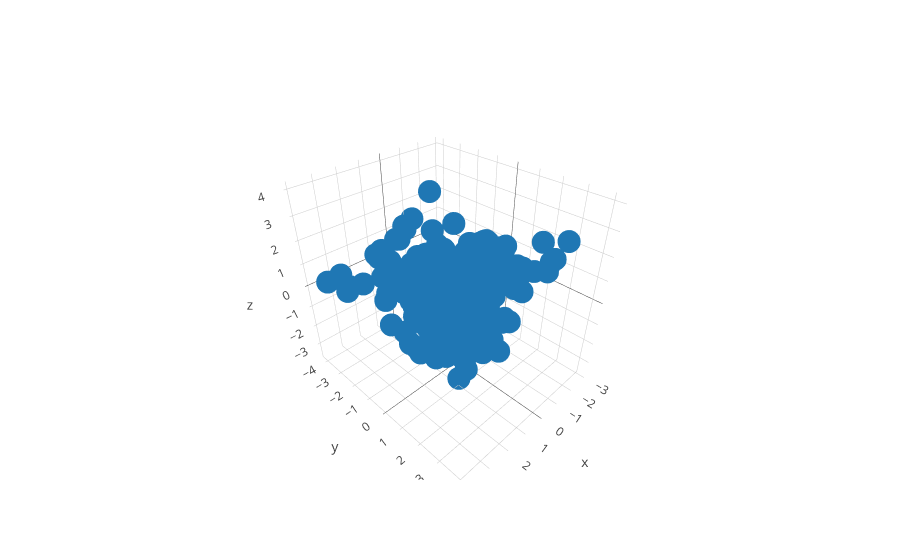

The notebook cell this image was saved under:
### Code cell
from sklearn.decomposition import PCA

## pca 3 component

pca = PCA(n_components=3)
pca.fit(normalized_pca_data)
PCA(copy=True, iterated_power='auto', n_components=3, random_state=None,
  svd_solver='auto', tol=0.0, whiten=False)
print(pca.explained_variance_ratio_)  
print(pca.singular_values_)  

pca_3 = pca.transform(normalized_pca_data)


data = [go.Scatter3d(x=pca_3[:,0],
                     y=pca_3[:,1],
                     z=pca_3[:,2],
                    mode = 'markers'
                    )
]

iplot(data,filename='pca_3')


## no obvious group identify no need for futher clustering investigation of data

### Figure 1 — Plotly figure (JSON) as saved in the notebook; plotly's stock layout.template omitted (floating-point values rounded to 4 significant figures; data arrays with more than 128 entries replaced by an {"elided": "..."} marker saying what was removed)
{"data": [{"mode": "markers", "type": "scatter3d", "uid": "ff93791f-f313-45dd-8c54-113993c8e395", "x": {"elided": "335 float values"}, "y": {"elided": "335 float values"}, "z": {"elided": "335 float values"}}], "layout": {}}
